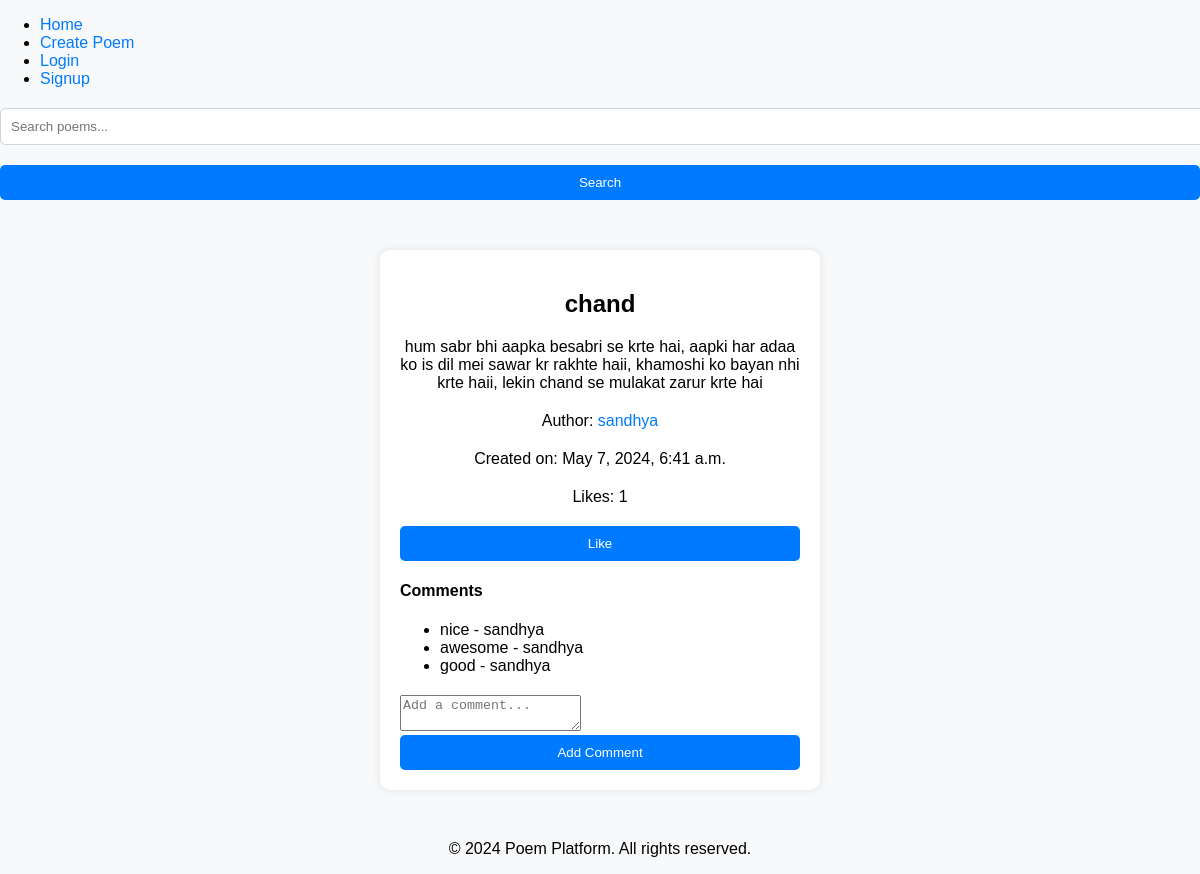
The app's page /poem/4/ with its own data.
### accounts/models.py (models this page shows, shortened)
class Poem(models.Model):
    title = models.CharField(max_length=255)
    content = models.TextField()
    author = models.ForeignKey(settings.AUTH_USER_MODEL, on_delete=models.CASCADE)
    created_at = models.DateTimeField(auto_now_add=True)
    categories = models.ManyToManyField('Category', related_name='poems')
    tags = models.ManyToManyField('Tag', related_name='poems')
    likes = models.ManyToManyField(settings.AUTH_USER_MODEL, related_name='liked_poems', blank=True)
    comments = models.ManyToManyField('Comment', related_name='poems', blank=True)

class CustomUser(AbstractUser):
    def get_absolute_url(self):
        return reverse('profile_detail', args=[self.username])

class Comment(models.Model):
    poem = models.ForeignKey(Poem, on_delete=models.CASCADE)
    author = models.ForeignKey(settings.AUTH_USER_MODEL, on_delete=models.CASCADE)
    content = models.TextField()
    created_at = models.DateTimeField(auto_now_add=True)

### accounts/views.py (the view)
# urls.py: path('poem/<int:pk>/', views.poem_detail, name='poem_detail'),
def poem_detail(request, pk):
    poem = get_object_or_404(Poem, pk=pk)
    comments = Comment.objects.filter(poem=poem)
    liked = poem.likes.filter(id=request.user.id).exists() if request.user.is_authenticated else False
    context = {'poem': poem, 'comments': comments, 'liked': liked}
    if request.method == 'POST':
        content = request.POST.get('content')
        if content:
            Comment.objects.create(poem=poem, author=request.user, content=content)
            messages.success(request, 'Comment added successfully.')
            return redirect('poem_detail', pk=pk)
    return render(request, 'poem/poem_detail.html', context)

### accounts/templates/poem/poem_detail.html (shortened to what this page needs)
{% extends 'base.html' %}
{% block content %}
<div class="container">
    <h2>{{ poem.title }}</h2>
    <p>{{ poem.content|safe }}</p>
    <p>Author: <a href="{% url 'profile_detail' username=poem.author.username %}">{{ poem.author.username }}</a></p>
    <p>Created on: {{ poem.created_at }}</p>
    <p>Likes: {{ poem.likes.count }}</p>
    <form method="post" action="{% url 'like_poem' pk=poem.pk %}">
        <button type="submit">
            {% if liked %}
                Unlike
            {% else %}
                Like
            {% endif %}
        </button>
    </form>
    <h4>Comments</h4>
    <ul>
        {% for comment in comments %}
            <li>{{ comment.content }} - {{ comment.author }}</li>
        {% endfor %}
    </ul>
    <form method="post" action="{% url 'add_comment' pk=poem.pk %}">
        <textarea name="content" placeholder="Add a comment..." required></textarea>
        <button type="submit">Add Comment</button>
    </form>
</div>
{% endblock %}

### staticfiles/css/styles.css (style rules this page uses)
body { font-family: Arial, sans-serif; margin: 0; padding: 0; background-color: #f8f9fa; }
.container { max-width: 400px; margin: 50px auto; padding: 20px; border-radius: 10px; background-color: #ffffff; box-shadow: 0px 0px 10px 0px rgba(0, 0, 0, 0.1); }
h2 { text-align: center; margin-bottom: 20px; }
form { margin-top: 20px; }
form button { width: 100%; padding: 10px; background-color: #007bff; color: #ffffff; border: none; border-radius: 5px; cursor: pointer; }
p { margin-top: 20px; text-align: center; }
a { color: #007bff; text-decoration: none; }

### records on screen
Poem: title "chand", content "hum sabr bhi aapka besabri se krte hai, aapki har adaa ko is dil mei sawar kr rakhte haii, khamoshi ko bayan nhi krte haii, lekin chand se mulakat zarur krte hai", author.username "sandhya", created_at "May 7, 2024, 6:41 a.m.", likes.count "1"
Comment: content "nice", author "sandhya"
Comment: content "awesome", author "sandhya"
Comment: content "good", author "sandhya"
